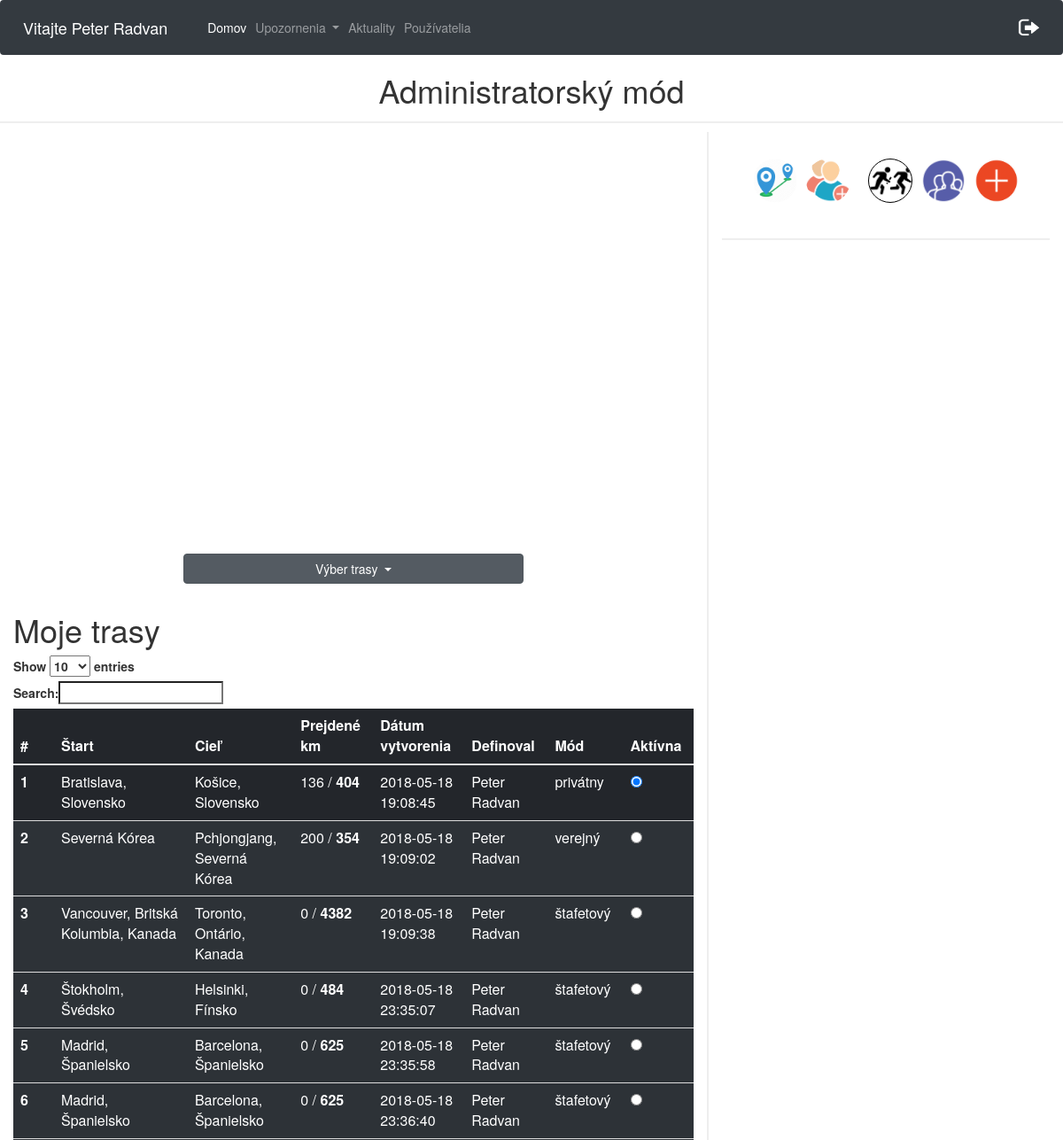
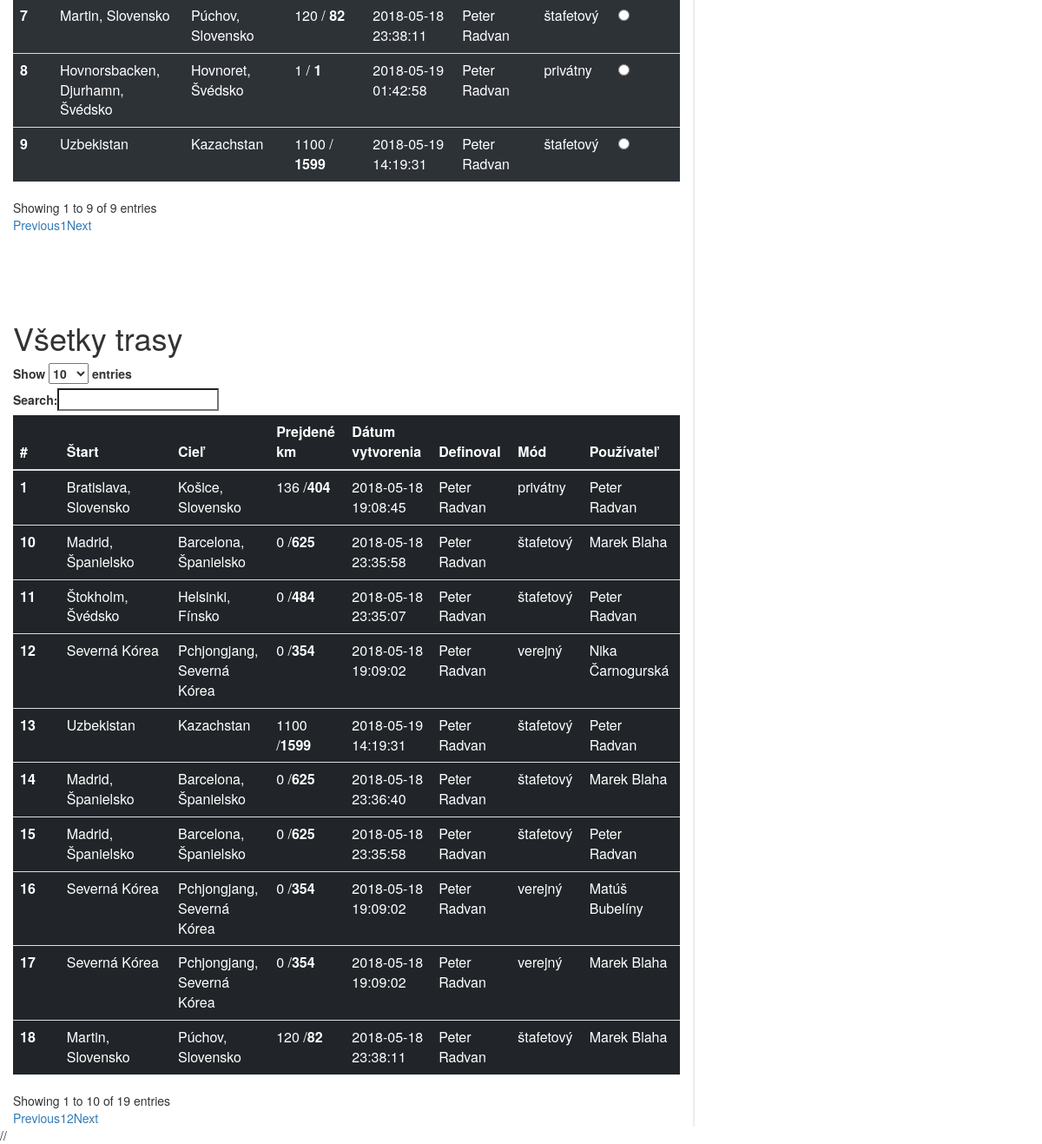
Screenshot of /cestyAdmin.php (signed in) with the database file from the repository (2 pictures, top to bottom).
### tables this page shows
CREATE TABLE `pouzivatelia` (
  `id` int(11) NOT NULL,
  `meno` varchar(20) NOT NULL,
  `priezvisko` varchar(20) NOT NULL,
  `email` varchar(40) NOT NULL,
  `heslo` varchar(60) NOT NULL,
  `stredna_skola` varchar(40) NOT NULL,
  `stredna_skola_adresa` varchar(60) NOT NULL,
  `ulica` varchar(40) NOT NULL,
  `psc` varchar(10) NOT NULL,
  `obec` varchar(40) NOT NULL,
  `rola` varchar(10) NOT NULL DEFAULT 'user',
  `odoberatel` tinyint(1) NOT NULL DEFAULT '0',
  `prve_prihlasenie` int(11) NOT NULL DEFAULT '0',
  `id_timu` int(11) DEFAULT NULL
);

CREATE TABLE `trasa_pouzivatel` (
  `id` int(11) NOT NULL,
  `id_pouzivatel` int(11) NOT NULL,
  `id_trasa` int(11) NOT NULL,
  `prejdene_km` int(11) NOT NULL,
  `aktivna_trasa` int(11) NOT NULL
);

CREATE TABLE `trasa` (
  `id` int(10) UNSIGNED NOT NULL,
  `start_nazov` varchar(50) NOT NULL,
  `start_lat` varchar(20) NOT NULL,
  `start_long` varchar(20) NOT NULL,
  `ciel_nazov` varchar(50) NOT NULL,
  `ciel_lat` varchar(20) NOT NULL,
  `ciel_long` varchar(20) NOT NULL,
  `celkove_km` double NOT NULL,
  `datum_vytvorenia` datetime NOT NULL,
  `mod_trasy` varchar(20) NOT NULL,
  `id_user` int(11) NOT NULL,
  `vytvoril` varchar(100) NOT NULL
);

CREATE TABLE `trasa_tim` (
  `id` int(10) UNSIGNED NOT NULL,
  `id_tim` int(11) NOT NULL,
  `id_trasa` int(11) NOT NULL,
  `odbehnute_km` int(11) NOT NULL
);

### cestyAdmin.php (the view, shortened to what this page needs)
<html>
<head>
    <link rel="stylesheet" href="https://maxcdn.bootstrapcdn.com/bootstrap/4.0.0/css/bootstrap.min.css">
    <link rel="stylesheet" type="text/css" href="https://maxcdn.bootstrapcdn.com/bootstrap/3.3.7/css/bootstrap.min.css">
    <link rel="stylesheet" type="text/css" href="https://cdn.datatables.net/1.10.16/css/dataTables.bootstrap.min.css">
    <link rel="stylesheet" href="./css/cesty.css">
</head>
<body>
<nav class="navbar navbar-expand-lg  navbar-dark bg-dark">
        <span class="navbar-brand" >
            <?php
            $conn = new mysqli($servername, $username, $password, $dbname);
            $conn->set_charset("UTF8");
            $email= $_SESSION['email'];
            $query="SELECT meno, priezvisko from pouzivatelia WHERE email='$email'";
            $result = mysqli_query($conn,$query);
            while ($data = mysqli_fetch_array($result)){
                echo "Vitajte ".$data['meno']." ".$data['priezvisko'];
            }
            ?>
        </span>
    <div class="collapse navbar-collapse" id="navbarSupportedContent">
        <ul class="navbar-nav mr-auto">
            <li class="nav-item active">
                <a class="nav-link" href="cestyAdmin.php">Domov</a>
            </li>
            <li class="nav-item dropdown">
                <a class="nav-link dropdown-toggle" href="#" id="navbarDropdown" role="button" data-toggle="dropdown" aria-haspopup="true" aria-expanded="false">
                    Upozornenia
                </a>
            </li>
            <li class="nav-item">
                <a class="nav-link" href="aktuality.php">
                    Aktuality
                </a>
            </li>
            <li class="nav-item" id="registracia" style="display: none;">
                <a class="nav-link" href="registraciaPouzivatela.php">
                    Používatelia
                </a>
            </li>
        </ul>
        <ul class="nav navbar-nav navbar-right">
            <li><a href="aktuality.php?odhlasenie='1'"><img src="logOut.png" width="25px" height="20px"></a></li>
        </ul>
    </div>
</nav>
<h1 class="adminMode">Administratorský mód</h1>
<div class="row">
    <div class="col-8 leftCol">
        <div id="myMap" style="height: 400px; width: 70%"></div>
        <div class="dropdown show " id="trasyId">
            <a class="btn btn-secondary dropdown-toggle" href="#" role="button" id="dropdownMenuLink" data-toggle="dropdown" aria-haspopup="true" aria-expanded="false">
                Výber trasy
            </a>
            <?php
            $conn = new mysqli($servername, $username, $password, $dbname);
            $conn->set_charset("UTF8");
            $idU = $_SESSION['id'];
            $sql = "SELECT trasa.id as tid, pouzivatelia.id, trasa.start_nazov, trasa.ciel_nazov, trasa_pouzivatel.prejdene_km, trasa.celkove_km, trasa.datum_vytvorenia, trasa_pouzivatel.aktivna_trasa, trasa.mod_trasy, trasa.vytvoril
                    FROM trasa_pouzivatel
                    INNER JOIN trasa ON trasa.id = trasa_pouzivatel.id_trasa
                    INNER JOIN pouzivatelia on pouzivatelia.id = trasa_pouzivatel.id_pouzivatel
                    WHERE trasa_pouzivatel.id_pouzivatel = $idU ORDER BY aktivna_trasa DESC";
            ?>
        </div>
        <h1>Moje trasy</h1>
        <table class="table table-dark" id="privatneTrasy">
            <thead>
            <tr>
                <th scope="col">#</th>
                <th scope="col">Štart</th>
                <th scope="col">Cieľ</th>
                <th scope="col">Prejdené km</th>
                <th scope="col">Dátum vytvorenia</th>
                <th scope="col">Definoval</th>
                <th scope="col">Mód</th>
                <th scope="col">Aktívna</th>
            </tr>
            </thead>
            <tbody>
            <?php
            $i = 1;
            if ($result = $conn->query($sql)) {
                while ($row = $result->fetch_object()) {
                    echo "<tr>";
                    echo "<th scope='row'>$i <span class='spanId' >$row->id</span><span class='spanTid' >$row->tid</span></th>";
                    echo "<td>$row->start_nazov</td>";
                    echo "<td>$row->ciel_nazov</td>";
                    echo "<td>";
                        if($row->mod_trasy === 'štafetový'){
                            $res = $conn->query("SELECT id_timu FROM pouzivatelia WHERE id = $row->id");
                            $idtmp = $res->fetch_assoc();
                            $idTimu = $idtmp['id_timu'];
                            $res = $conn->query("SELECT odbehnute_km FROM trasa_tim WHERE id_tim = $idTimu AND id_trasa = $row->tid");
                            $tmp = $res->fetch_assoc();
                            $odbehKmTimu = $tmp['odbehnute_km'];
                            if(empty($odbehKmTimu)){
                                echo "0";
                            }
                            else{
                                echo $odbehKmTimu;
                            }
                        }
                        else{
                            echo $row->prejdene_km;
                        }
                    echo " / <b>".round($row->celkove_km)."</b></td>";
                    echo "<td>$row->datum_vytvorenia</td>";
                    echo "<td>$row->vytvoril</td>";
                    echo "<td>$row->mod_trasy</td>";
                    if($row->aktivna_trasa > 0){
                        echo "<td><input onclick='check($i)' class='radio' type='radio' checked> </td>";
                    }
                    else{
                        echo "<td><input onclick='check($i)' class='radio' type='radio' ></td>";
                    }
                    echo "</tr>";
                    $i++;
                }
            }
            ?>
            </tbody>
        </table>
        <h1 style="margin-top: 100px;">Všetky trasy</h1>
        <table class="table table-dark" id="vsetkyTrasy">
            <thead>
            <tr>
                <th scope="col">#</th>
                <th scope="col">Štart</th>
                <th scope="col">Cieľ</th>
                <th scope="col">Prejdené km</th>
                <th scope="col">Dátum vytvorenia</th>
                <th scope="col">Definoval</th>
                <th scope="col">Mód</th>
                <th scope="col">Používateľ</th>
            </tr>
            </thead>
            <tbody>
            <?php
            $sql = "SELECT trasa.id as tid, pouzivatelia.id, pouzivatelia.meno, pouzivatelia.priezvisko, trasa.start_nazov, trasa.ciel_nazov, trasa_pouzivatel.prejdene_km, trasa.celkove_km, trasa.datum_vytvorenia, trasa_pouzivatel.aktivna_trasa, trasa.mod_trasy, trasa.vytvoril
                    FROM trasa_pouzivatel
                    INNER JOIN trasa ON trasa.id = trasa_pouzivatel.id_trasa
                    INNER JOIN pouzivatelia on pouzivatelia.id = trasa_pouzivatel.id_pouzivatel
                    ORDER BY aktivna_trasa DESC";
            $i = 1;
            if ($result = $conn->query($sql)) {
                while ($row = $result->fetch_object()) {
                    echo "<tr>";
                    echo "<th scope='row'>$i <span class='spanId' >$row->id</span><span class='spanTid' >$row->tid</span></th>";
                    echo "<td>$row->start_nazov</td>";
                    echo "<td>$row->ciel_nazov</td>";
                    echo "<td>";
                    if($row->mod_trasy === 'štafetový'){
                        $res = $conn->query("SELECT id_timu FROM pouzivatelia WHERE id = $row->id");
                        $idtmp = $res->fetch_assoc();
                        $idTimu = $idtmp['id_timu'];
                        $res = $conn->query("SELECT odbehnute_km FROM trasa_tim WHERE id_tim = $idTimu AND id_trasa = $row->tid");
                        $tmp = $res->fetch_assoc();
                        $odbehKmTimu = $tmp['odbehnute_km'];
                        if(empty($odbehKmTimu)){
                            echo "0";
                        }
                        else{
                            echo $odbehKmTimu;
                        }
                    }
                    else{
                        echo $row->prejdene_km;
                    }
                    echo " /<b>".round($row->celkove_km)."</b></td>";
                    echo "<td>$row->datum_vytvorenia</td>";
                    echo "<td>$row->vytvoril</td>";
                    echo "<td>$row->mod_trasy</td>";
                    echo "<td>$row->meno $row->priezvisko</td>";
                    echo "</tr>";
                    $i++;
                }
            }
            ?>
            </tbody>
        </table>
    </div>
    <div class="col-4 rightCol">
        <img src="img/add.png"    id="privateBtn" class="addBtn" alt="add"  data-toggle="tooltip" title="Privátny mód">
        <img src="img/public.png" id="publicBtn" class="addBtn2" alt="add"  data-toggle="tooltip" title="Verejný mód">
        <img src="img/relay.png"  id="relayBtn" class="addBtn3" alt="add"  data-toggle="tooltip" title="Štafetový mód">
        <a href="stafetovyMod.php" > <img src="img/addpeople.png" id="addPeople" class="addBtn" alt="add"  data-toggle="tooltip" title="Vytvor tímy"></a>
        <img src="img/distance.png" id="distanceBtn" class="addBtn" alt="add" data-toggle="tooltip" title="Pridaj údaje">
        <div class="progressDiv">
        </div>
    </div>
</div>
//<script src="https://cdnjs.cloudflare.com/ajax/libs/progressbar.js/1.0.1/progressbar.min.js"></script>
</body>
</html>

### css/cesty.css (style rules this page uses)
.leftCol { border-right: 2px solid #eee !important; }
.row { box-sizing: border-box !important; margin:0; }
#myMap { margin: 5% auto; }
#dropdownMenuLink { width:100% !important; margin-bottom:3% !important; }
#trasyId { margin: 0 auto; width:50% !important; }
.addBtn { position: absolute; top:30px; right:50px; width: 50px; height:50px; transition: all 0.3s linear; border-radius: 50%; }
.addBtn2 { position: absolute; top:30px; right:50px; width: 50px; height:50px; transition: all 0.3s linear; border-radius: 50%; }
.addBtn3 { position: absolute; top:30px; right:50px; width: 50px; height:50px; transition: all 0.3s linear; border-radius: 50%; }
.addBtn2 { right:110px; }
.addBtn3 { right:170px; border-radius: 50%; border: 1px solid black; }
#distanceBtn { left:50px; }
.addBtn:nth-child(5) { left:50px; background: #fff; border-radius: 50%; }
#addPeople { left:110px; }
#privatneTrasy tr { background: rgba(50,56,62,0.7); }
#privatneTrasy tr:first-child { background: rgba(50,56,62,0.1); }
.adminMode { text-align: center; border-bottom:2px solid #eeeeee; padding-bottom: 15px; }
.progressDiv { border-top: 2px solid #eee; margin-top: 120px; }

### rows the page displays
pouzivatelia: meno "Peter", priezvisko "Radvan"
trasa_pouzivatel: id_trasa.start_nazov "Bratislava, Slovensko", id_trasa.ciel_nazov "Košice, Slovensko", prejdene_km "136", id_trasa.celkove_km "404", id_trasa.datum_vytvorenia "2018-05-18 19:08:45", id_trasa.vytvoril "Peter Radvan", id_trasa.mod_trasy "privátny", pouzivatelia.meno "Peter", pouzivatelia.priezvisko "Radvan"
trasa_pouzivatel: id_trasa.start_nazov "Severná Kórea", id_trasa.ciel_nazov "Pchjongjang, Severná Kórea", prejdene_km "200", id_trasa.celkove_km "354", id_trasa.datum_vytvorenia "2018-05-18 19:09:02", id_trasa.vytvoril "Peter Radvan", id_trasa.mod_trasy "verejný"
trasa_pouzivatel: id_trasa.start_nazov "Vancouver, Britská Kolumbia, Kanada", id_trasa.ciel_nazov "Toronto, Ontário, Kanada", shows "0", id_trasa.celkove_km "4382", id_trasa.datum_vytvorenia "2018-05-18 19:09:38", id_trasa.vytvoril "Peter Radvan", id_trasa.mod_trasy "štafetový"
trasa_pouzivatel: id_trasa.start_nazov "Štokholm, Švédsko", id_trasa.ciel_nazov "Helsinki, Fínsko", shows "0", id_trasa.celkove_km "484", id_trasa.datum_vytvorenia "2018-05-18 23:35:07", id_trasa.vytvoril "Peter Radvan", id_trasa.mod_trasy "štafetový", pouzivatelia.meno "Peter", pouzivatelia.priezvisko "Radvan"
trasa_pouzivatel: id_trasa.start_nazov "Madrid, Španielsko", id_trasa.ciel_nazov "Barcelona, Španielsko", shows "0", id_trasa.celkove_km "625", id_trasa.datum_vytvorenia "2018-05-18 23:35:58", id_trasa.vytvoril "Peter Radvan", id_trasa.mod_trasy "štafetový", pouzivatelia.meno "Peter", pouzivatelia.priezvisko "Radvan"
trasa_pouzivatel: id_trasa.start_nazov "Madrid, Španielsko", id_trasa.ciel_nazov "Barcelona, Španielsko", shows "0", id_trasa.celkove_km "625", id_trasa.datum_vytvorenia "2018-05-18 23:36:40", id_trasa.vytvoril "Peter Radvan", id_trasa.mod_trasy "štafetový"
trasa_pouzivatel: id_trasa.start_nazov "Martin, Slovensko", id_trasa.ciel_nazov "Púchov, Slovensko", trasa_tim.odbehnute_km "120", id_trasa.celkove_km "82", id_trasa.datum_vytvorenia "2018-05-18 23:38:11", id_trasa.vytvoril "Peter Radvan", id_trasa.mod_trasy "štafetový"
trasa_pouzivatel: id_trasa.start_nazov "Hovnorsbacken, Djurhamn, Švédsko", id_trasa.ciel_nazov "Hovnoret, Švédsko", prejdene_km "1", id_trasa.celkove_km "1", id_trasa.datum_vytvorenia "2018-05-19 01:42:58", id_trasa.vytvoril "Peter Radvan", id_trasa.mod_trasy "privátny"
trasa_pouzivatel: id_trasa.start_nazov "Uzbekistan", id_trasa.ciel_nazov "Kazachstan", trasa_tim.odbehnute_km "1100", id_trasa.celkove_km "1599", id_trasa.datum_vytvorenia "2018-05-19 14:19:31", id_trasa.vytvoril "Peter Radvan", id_trasa.mod_trasy "štafetový", pouzivatelia.meno "Peter", pouzivatelia.priezvisko "Radvan"
trasa_pouzivatel: id_trasa.start_nazov "Madrid, Španielsko", id_trasa.ciel_nazov "Barcelona, Španielsko", shows "0", id_trasa.celkove_km "625", id_trasa.datum_vytvorenia "2018-05-18 23:35:58", id_trasa.vytvoril "Peter Radvan", id_trasa.mod_trasy "štafetový", pouzivatelia.meno "Marek", pouzivatelia.priezvisko "Blaha"
trasa_pouzivatel: id_trasa.start_nazov "Severná Kórea", id_trasa.ciel_nazov "Pchjongjang, Severná Kórea", prejdene_km "0", id_trasa.celkove_km "354", id_trasa.datum_vytvorenia "2018-05-18 19:09:02", id_trasa.vytvoril "Peter Radvan", id_trasa.mod_trasy "verejný", pouzivatelia.meno "Nika", pouzivatelia.priezvisko "Čarnogurská"
trasa_pouzivatel: id_trasa.start_nazov "Madrid, Španielsko", id_trasa.ciel_nazov "Barcelona, Španielsko", shows "0", id_trasa.celkove_km "625", id_trasa.datum_vytvorenia "2018-05-18 23:36:40", id_trasa.vytvoril "Peter Radvan", id_trasa.mod_trasy "štafetový", pouzivatelia.meno "Marek", pouzivatelia.priezvisko "Blaha"
trasa_pouzivatel: id_trasa.start_nazov "Severná Kórea", id_trasa.ciel_nazov "Pchjongjang, Severná Kórea", prejdene_km "0", id_trasa.celkove_km "354", id_trasa.datum_vytvorenia "2018-05-18 19:09:02", id_trasa.vytvoril "Peter Radvan", id_trasa.mod_trasy "verejný", pouzivatelia.meno "Matúš", pouzivatelia.priezvisko "Bubelíny"
trasa_pouzivatel: id_trasa.start_nazov "Severná Kórea", id_trasa.ciel_nazov "Pchjongjang, Severná Kórea", prejdene_km "0", id_trasa.celkove_km "354", id_trasa.datum_vytvorenia "2018-05-18 19:09:02", id_trasa.vytvoril "Peter Radvan", id_trasa.mod_trasy "verejný", pouzivatelia.meno "Marek", pouzivatelia.priezvisko "Blaha"
trasa_pouzivatel: id_trasa.start_nazov "Martin, Slovensko", id_trasa.ciel_nazov "Púchov, Slovensko", trasa_tim.odbehnute_km "120", id_trasa.celkove_km "82", id_trasa.datum_vytvorenia "2018-05-18 23:38:11", id_trasa.vytvoril "Peter Radvan", id_trasa.mod_trasy "štafetový", pouzivatelia.meno "Marek", pouzivatelia.priezvisko "Blaha"
